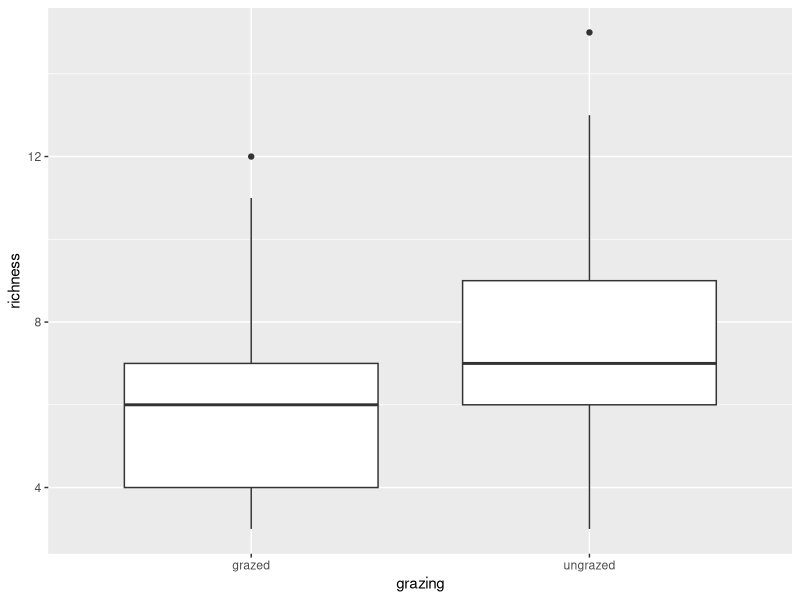
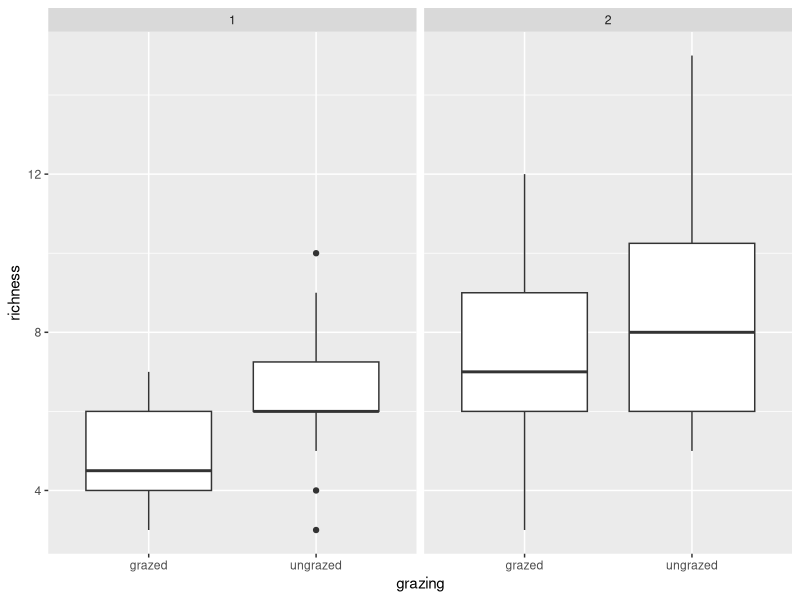
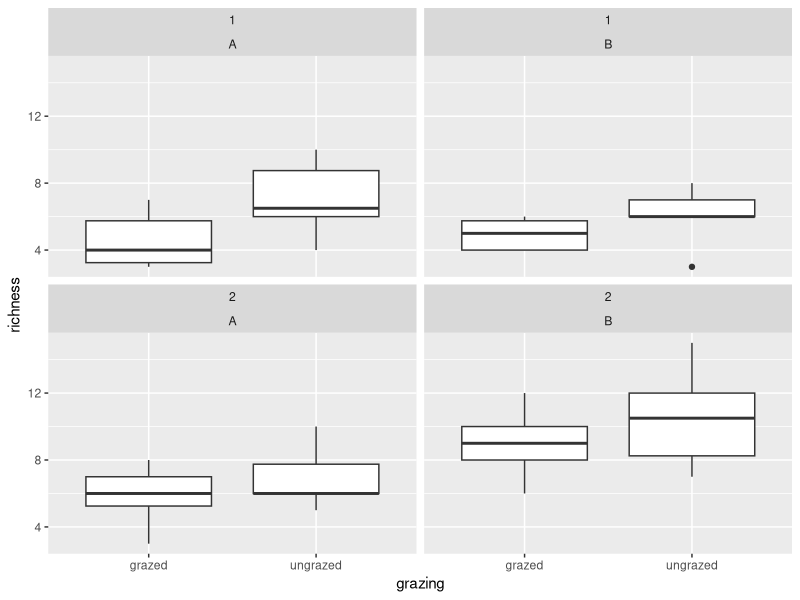
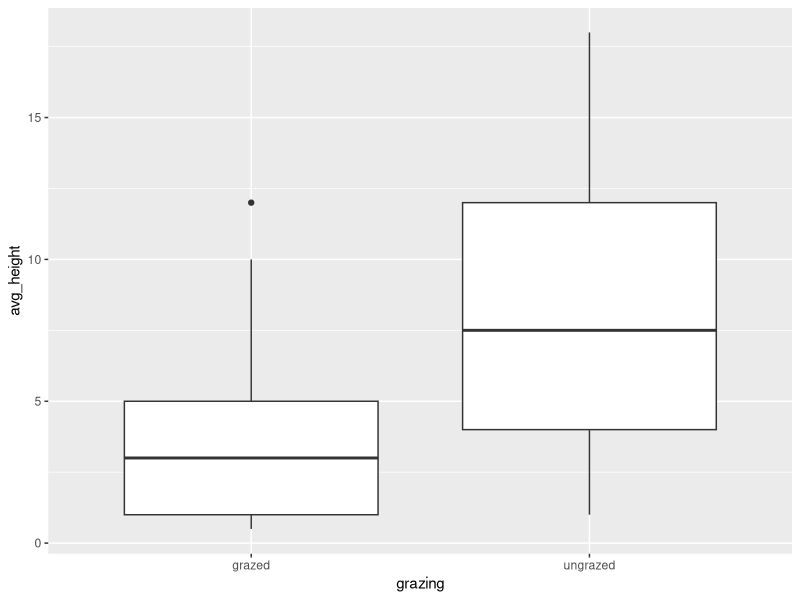
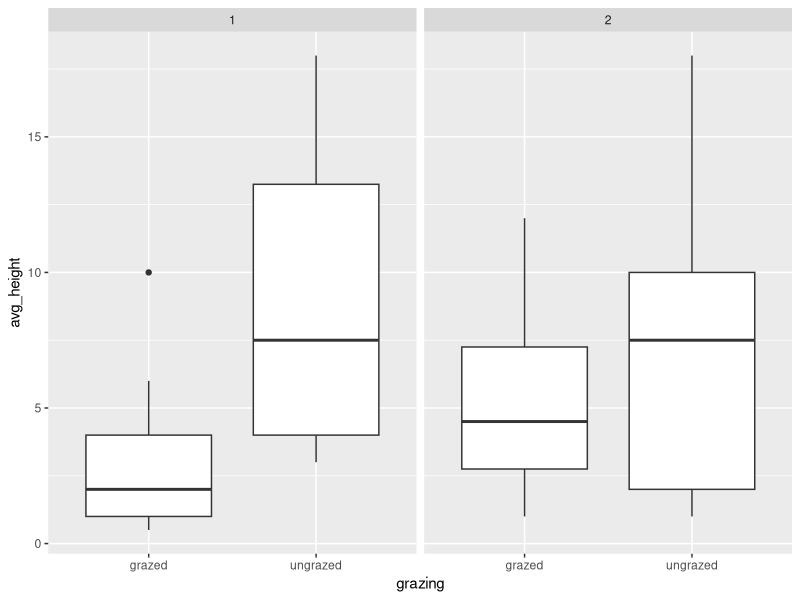
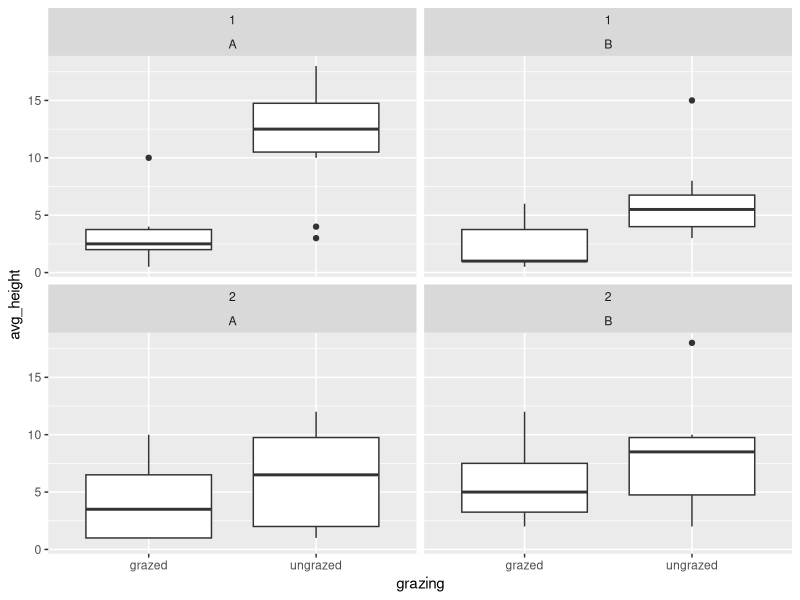
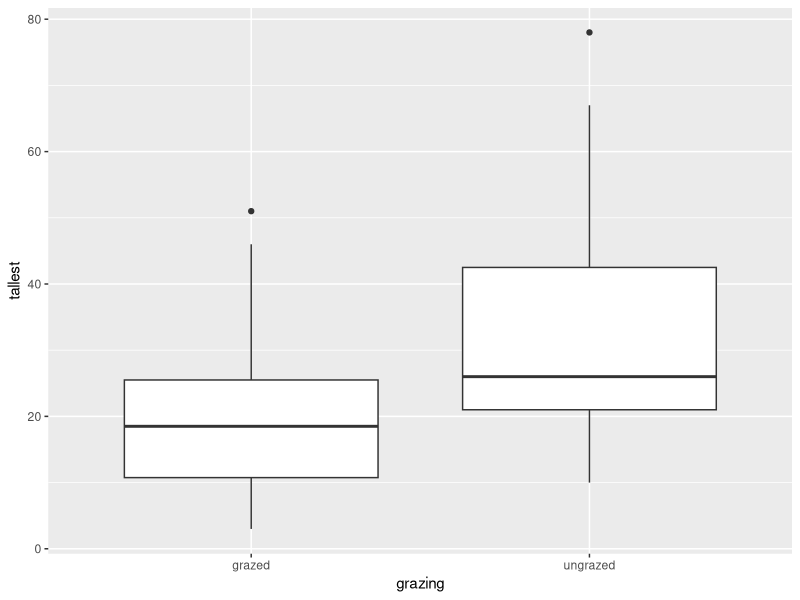
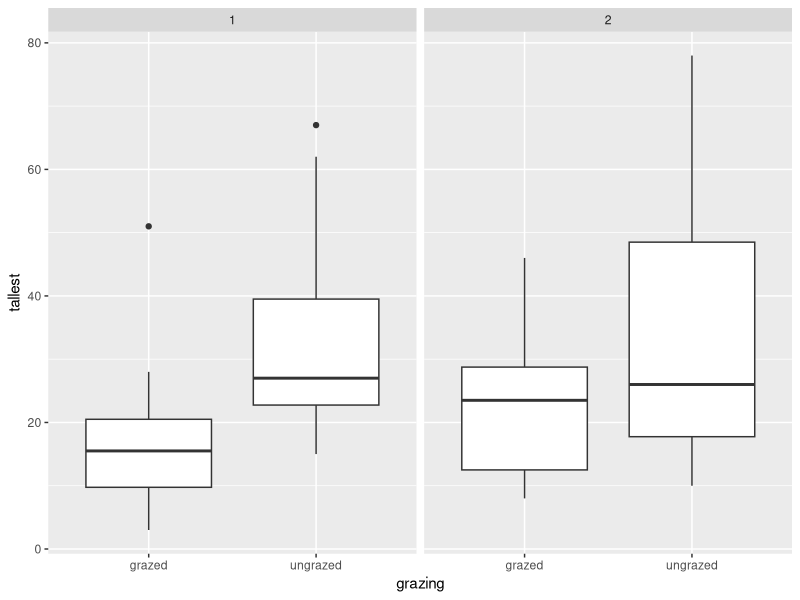

Source code (R) for these figures, in order:
### Statistics for LE Project course
### Topic: effect of grazing in Stensjö's thinned forests on species richness
### Emma Gemal, Stockholm University 

## Library ----
library(tidyverse)
library(ggpubr)

## Loading the data ----
grazing <- read.csv("Data/full_data.csv", header = T)

str(grazing)   # site and plot are integers
summary(grazing)

### Data manipulation ----
grazing <- grazing %>% 
              mutate(site = as.character(site),
                     plot = as.factor(plot))
str(grazing)


### Preliminary visualization ---- 
## Species richness ---
# overall grazed vs. ungrazed 
ggplot(grazing, aes(x = grazing, y = richness)) +
  geom_boxplot()

# grazed vs. ungrazed per site (site 1 = more grazed, site 2 = less grazed)
ggplot(grazing, aes(x = grazing, y = richness)) +
  geom_boxplot() +
  facet_wrap(~site)

# per site and per transect
ggplot(grazing, aes(x = grazing, y = richness)) +
  geom_boxplot() +
  facet_wrap(~site + transect)

## Average vegetation height ---
# overall grazed vs. ungrazed 
ggplot(grazing, aes(x = grazing, y = avg_height)) +
  geom_boxplot()

# grazed vs. ungrazed per site (site 1 = more grazed, site 2 = less grazed)
ggplot(grazing, aes(x = grazing, y = avg_height)) +
  geom_boxplot() +
  facet_wrap(~site)

# per site and per transect 
ggplot(grazing, aes(x = grazing, y = avg_height)) +
  geom_boxplot() +
  facet_wrap(~site + transect)

## Tallest vegetation height ---
# overall grazed vs. ungrazed 
ggplot(grazing, aes(x = grazing, y = tallest)) +
  geom_boxplot()

# grazed vs. ungrazed per site (site 1 = more grazed, site 2 = less grazed)
ggplot(grazing, aes(x = grazing, y = tallest)) +
  geom_boxplot() +
  facet_wrap(~site)

# per site and per transect
ggplot(grazing, aes(x = grazing, y = tallest)) +
  geom_boxplot() +
  facet_wrap(~site + transect)

## Average height vs. richness ---
# grazed vs. ungrazed
ggplot(grazing, aes(x = avg_height, y = richness)) +
  geom_smooth(method = "lm") +
  geom_point() +
  facet_wrap(~grazing, scales = "free_x")

# per site
ggplot(grazing, aes(x = avg_height, y = richness)) +
  geom_smooth(method = "lm") +
  geom_point() +
  facet_wrap(~site)

# grazing response per site
ggplot(grazing, aes(x = avg_height, y = richness)) +
  geom_smooth(method = "lm") +
  geom_point() +
  facet_wrap(~site + grazing, scales = "free")


### Summary statistics ----
means <- grazing %>% 
            group_by(grazing, site, transect) %>% 
            summarize(avg.rich = mean(richness),
                      avg.height = mean(avg_height),
                      avg.tallest = mean(tallest),
                      sd.rich = sd(richness),
                      sd.height = sd(avg_height),
                      sd.tallest = sd(tallest),
                      median = median(richness, na.rm = TRUE),
                      IQR = IQR(richness, na.rm = TRUE))

n <- sqrt(20)  # 20 plots per site, 10 per transect
means_site <- means %>% 
                group_by(grazing, site) %>% 
                summarize(avg.rich = mean(avg.rich),
                          avg.height = mean(avg.height),
                          avg.tallest = mean(avg.tallest),
                          se.rich = mean((sd.rich/n)),
                          se.height = mean((sd.height/n)),
                          se.tallest = mean((sd.tallest/n)))
 
N <- sqrt(40)  # 40 plots in total per treatment (grazed vs. ungrazed)
means_total <- means %>% 
                  group_by(grazing) %>% 
                  summarize(avg.rich = mean(avg.rich),
                            avg.height = mean(avg.height),
                            avg.tallest = mean(avg.tallest),
                            se.rich = mean((sd.rich/N)),
                            se.height = mean((sd.height/N)),
                            se.tallest = mean((sd.tallest/N)))


### Statistics ----
## Species richness (total) ---
ggqqplot(grazing$richness)
shapiro.test(grazing$richness)   # p < 0.05 = not normal 

a <- grazing %>% 
        filter(grazing == "grazed")
b <- grazing %>% 
        filter(grazing == "ungrazed")

ggqqplot(a$richness)
shapiro.test(a$richness)   # p < 0.05 = not normal

ggqqplot(b$richness)
shapiro.test(b$richness)   # p < 0.05 = not normal 

# but will never be normal with this type of data = could just use t-test still 
  # is recommended by people on stack overflow at least (to stick with t-test)

# using a Wilcoxon test 
wilcox.test(richness ~ grazing, data = grazing)   # get a warning
  # p = 0.0045, W = 508

t.test(richness ~ grazing, data = grazing)
  # significant differences in richness (more species in ungrazed forest)
  # p = 0.005124, t = -2.8811, df = 77.402
  # grazed mean = 6.05, ungrazed mean = 7.60 species 


## Species richness (site) ---
t.test(richness ~ site, data = grazing)
  # significant differences between sites (fewer species in site 1 than site 2)
  # p = 1.317e-5, t = -4.7054, df = 66.851
  # site 1 mean = 5.65, site 2 mean = 8.00

# despite not being normal, still doing an ANOVA 
ano1 <- lm(richness ~ grazing*site, data = grazing)
summary(ano1)
anova(ano1)
  # no significant interaction = site does not affect grazing's effect on richness 
  # means that grazed vs ungrazed relationship doesn't differ between sites, it's still more
    # species in ungrazed than in grazed for both site 1 and 2

  # grazing: p = 0.001549 (significant effect of grazing)
  # site: p = 3.889e-6 (significant effect of site)
  # interaction: p = 0.4607 


## Average vegetation height (total) ---
ggqqplot(grazing$avg_height)
shapiro.test(grazing$avg_height)   # p < 0.05 = not normal 

wilcox.test(avg_height ~ grazing, data = grazing)   # warning message
  # p = 4.858e-5, W = 379

t.test(avg_height ~ grazing, data = grazing)
  # significant difference in vegetation height with grazing (taller in ungrazed)
  # p = 1.822e-5, t = -4.6255, df = 65.243
  # grazed mean = 3.8125, ungrazed mean = 7.9750

## Average vegetation height (site) ---
t.test(avg_height ~ site, data = grazing)
  # no significant difference in vegetation height between sites 
  # p = 0.8733, t = -0.1599, df = 74.828
  # site 1 mean = 5.8125, site 2 mean = 5.9750 

ano2 <- lm(avg_height ~ grazing*site, data = grazing)
summary(ano2)
anova(ano2)
  # significant interaction, so the effect of grazing on height differs between sites 
  
  # grazing: p = 1.051e-5 (significant effect of grazing on vegetation height)
  # site: p = 0.85428 (no effect of site on vegetation height)
  # interaction: p = 0.02526 (grazing's effect on height differs significantly between sites)
    # can see from plots that site 1 = more of a difference between grazed v ungrazed, while
      # site 2 = closer in height between grazed and ungrazed sides 


## Relationship between average height and richness ---
# not sure if it makes much ecological sense, but height may be taller for greater richness? 
lm1 <- lm(richness ~ avg_height, data = grazing)
summary(lm1)

lm2 <- lm(richness ~ avg_height*grazing, data = grazing)
summary(lm2)

lm3 <- lm(richness ~ avg_height*grazing*site, data = grazing)
summary(lm3)

lm4 <- lm(richness ~ avg_height*site, data = grazing)
summary(lm4)

AIC(lm1, lm2, lm3, lm4)  # lm4 = lowest AIC but more complex (lm2 is 2nd best I'd say)


## Tallest vegetation height (total) ---
ggqqplot(grazing$tallest)   # pretty good until the end...
shapiro.test(grazing$tallest)  # not normal 

wilcox.test(tallest ~ grazing, data = grazing)  # warning message
  # p = 0.0001941, W = 412.5

t.test(tallest ~ grazing, data = grazing)
  # significant difference in tallest vegetation with grazing (taller in ungrazed)
  # p = 0.000103, t = -4.1323, df = 66.223
  # grazed mean = 19.425, ungrazed mean = 32.575


## Tallest vegetation height (site) ---
t.test(tallest ~ site, data = grazing)
  # no significant difference in tallest plant between sites 

ano3 <- lm(tallest ~ grazing*site, data = grazing)
summary(ano3)
anova(ano3)
  # no significant interaction, so the effect of grazing on tallest vegetation does not 
    # differ between sites 
  # only grazing has a significant effect on maximum vegetation height 

  # grazing: p = 9.139e-5
  # site: p = 0.2748
  # interaction: p = 0.3733

